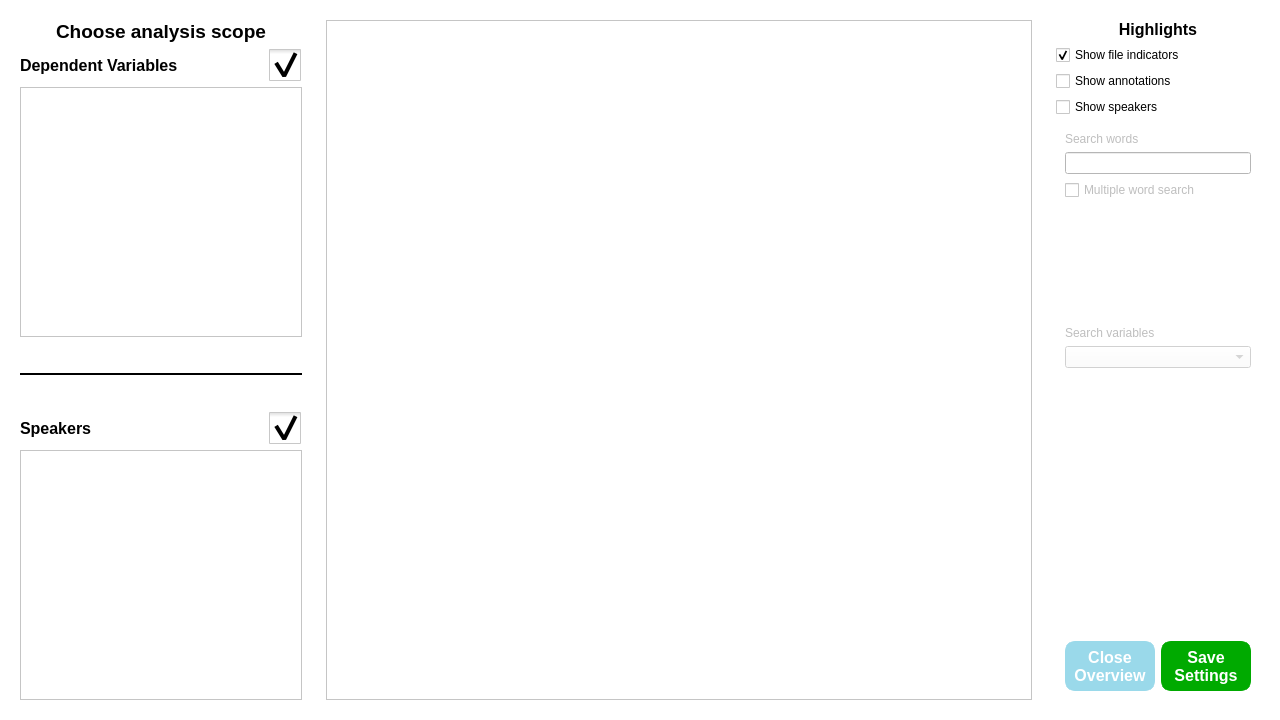
<?xml version="1.0" encoding="UTF-8"?>
<ui version="4.0">
 <class>AnalysisSettingsTab</class>
 <widget class="QWidget" name="AnalysisSettingsTab">
  <property name="geometry">
   <rect>
    <x>0</x>
    <y>0</y>
    <width>1280</width>
    <height>720</height>
   </rect>
  </property>
  <property name="styleSheet">
   <string notr="true">QWidget{
	background-color: white;
}

QPushButton {
    background-color:rgb(154, 217, 234) ;
	color: white;
    min-width: 80px;
	min-height: 40px;
	border-style: solid;
	border-color: rgb(154, 217, 234);
	border-width: 5px;
	border-radius: 10px;
}

QPushButton:pressed {
	background-color:rgb(134, 189, 203) ;
	border-color: rgb(134, 189, 203);
	color: rgb(245, 245, 245);
}

QPushButton:flat {
    border: none; /* no border for a flat push button */
}

QPushButton:default {
    border-color: navy; /* make the default button prominent */
}</string>
  </property>
  <layout class="QGridLayout" name="gridLayout_3">
   <item row="0" column="0">
    <widget class="QWidget" name="widget_analysisscope" native="true">
     <property name="sizePolicy">
      <sizepolicy hsizetype="Preferred" vsizetype="Expanding">
       <horstretch>0</horstretch>
       <verstretch>0</verstretch>
      </sizepolicy>
     </property>
     <property name="minimumSize">
      <size>
       <width>300</width>
       <height>0</height>
      </size>
     </property>
     <layout class="QGridLayout" name="gridLayout_2">
      <item row="0" column="0" colspan="4" alignment="Qt::AlignHCenter">
       <widget class="QLabel" name="label">
        <property name="font">
         <font>
          <pointsize>14</pointsize>
          <bold>true</bold>
         </font>
        </property>
        <property name="text">
         <string>Choose analysis scope</string>
        </property>
       </widget>
      </item>
      <item row="5" column="0">
       <widget class="QLabel" name="label_29">
        <property name="font">
         <font>
          <pointsize>12</pointsize>
          <bold>true</bold>
         </font>
        </property>
        <property name="text">
         <string>Speakers</string>
        </property>
       </widget>
      </item>
      <item row="1" column="3">
       <widget class="QCheckBox" name="checkBox_selectall_dvs">
        <property name="maximumSize">
         <size>
          <width>33</width>
          <height>16777215</height>
         </size>
        </property>
        <property name="styleSheet">
         <string notr="true">QCheckBox {
    /* Increase the size of the checkbox */
    width: 30px; /* Adjust width as needed */
    height: 30px; /* Adjust height as needed */
}

QCheckBox::indicator {
    /* Adjust the size and position of the check indicator */
    width: 28px; /* Adjust width as needed */
    height: 28px; /* Adjust height as needed */
    margin: 2px; /* Adjust margin to center the indicator within the checkbox */
}

QCheckBox::indicator:checked {
    /* Adjust the appearance of the checked indicator */
    image: url(:/images/images/checked_icon.png) /* Specify a custom image if desired */
}

QCheckBox::indicator:unchecked {
    /* Adjust the appearance of the unchecked indicator */
    image: url(:/images/images/unchecked_icon.png); /* Specify a custom image if desired */
}

QCheckBox::indicator:hover {
    /* Adjust the appearance of the hover indicator */
    background-color: lightgray; /* Example: change background color when hovering */
}

QCheckBox::indicator:checked:hover {
    /* Adjust the appearance of the checked checkbox when hovering */
    background-color: rgb(255, 166, 167); /* Example: change background color of checked checkbox when hovering */

}

QCheckBox::indicator:unchecked:hover {
    /* Adjust the appearance of the unchecked checkbox when hovering */
    background-color: lightgreen; /* Example: change background color of unchecked checkbox when hovering */
}

</string>
        </property>
        <property name="text">
         <string/>
        </property>
        <property name="checked">
         <bool>true</bool>
        </property>
       </widget>
      </item>
      <item row="6" column="0" colspan="4">
       <widget class="QScrollArea" name="scrollArea_speakers">
        <property name="minimumSize">
         <size>
          <width>0</width>
          <height>250</height>
         </size>
        </property>
        <property name="verticalScrollBarPolicy">
         <enum>Qt::ScrollBarAlwaysOff</enum>
        </property>
        <property name="widgetResizable">
         <bool>true</bool>
        </property>
        <widget class="QWidget" name="scrollArea_speakercontents">
         <property name="geometry">
          <rect>
           <x>0</x>
           <y>0</y>
           <width>280</width>
           <height>248</height>
          </rect>
         </property>
         <layout class="QGridLayout" name="gridLayout_5"/>
        </widget>
       </widget>
      </item>
      <item row="3" column="0" colspan="4">
       <widget class="Line" name="line">
        <property name="sizePolicy">
         <sizepolicy hsizetype="Minimum" vsizetype="Expanding">
          <horstretch>0</horstretch>
          <verstretch>0</verstretch>
         </sizepolicy>
        </property>
        <property name="frameShadow">
         <enum>QFrame::Plain</enum>
        </property>
        <property name="lineWidth">
         <number>2</number>
        </property>
        <property name="orientation">
         <enum>Qt::Horizontal</enum>
        </property>
       </widget>
      </item>
      <item row="2" column="0" colspan="4" alignment="Qt::AlignTop">
       <widget class="QScrollArea" name="scrollArea_dvs">
        <property name="sizePolicy">
         <sizepolicy hsizetype="Expanding" vsizetype="Expanding">
          <horstretch>0</horstretch>
          <verstretch>0</verstretch>
         </sizepolicy>
        </property>
        <property name="minimumSize">
         <size>
          <width>0</width>
          <height>250</height>
         </size>
        </property>
        <property name="widgetResizable">
         <bool>true</bool>
        </property>
        <widget class="QWidget" name="scrollArea_dvcontents">
         <property name="geometry">
          <rect>
           <x>0</x>
           <y>0</y>
           <width>280</width>
           <height>248</height>
          </rect>
         </property>
         <layout class="QGridLayout" name="gridLayout_4"/>
        </widget>
       </widget>
      </item>
      <item row="1" column="0">
       <widget class="QLabel" name="label_51">
        <property name="font">
         <font>
          <pointsize>12</pointsize>
          <bold>true</bold>
         </font>
        </property>
        <property name="text">
         <string>Dependent Variables</string>
        </property>
       </widget>
      </item>
      <item row="5" column="3">
       <widget class="QCheckBox" name="checkBox_selectall_speakers">
        <property name="maximumSize">
         <size>
          <width>33</width>
          <height>16777215</height>
         </size>
        </property>
        <property name="styleSheet">
         <string notr="true">QCheckBox {
    /* Increase the size of the checkbox */
    width: 30px; /* Adjust width as needed */
    height: 30px; /* Adjust height as needed */
}

QCheckBox::indicator {
    /* Adjust the size and position of the check indicator */
    width: 28px; /* Adjust width as needed */
    height: 28px; /* Adjust height as needed */
    margin: 2px; /* Adjust margin to center the indicator within the checkbox */
}

QCheckBox::indicator:checked {
    /* Adjust the appearance of the checked indicator */
    image: url(:/images/images/checked_icon.png) /* Specify a custom image if desired */
}

QCheckBox::indicator:unchecked {
    /* Adjust the appearance of the unchecked indicator */
    image: url(:/images/images/unchecked_icon.png); /* Specify a custom image if desired */
}

QCheckBox::indicator:hover {
    /* Adjust the appearance of the hover indicator */
    background-color: lightgray; /* Example: change background color when hovering */
}

QCheckBox::indicator:checked:hover {
    /* Adjust the appearance of the checked checkbox when hovering */
    background-color: rgb(255, 166, 167); /* Example: change background color of checked checkbox when hovering */

}

QCheckBox::indicator:unchecked:hover {
    /* Adjust the appearance of the unchecked checkbox when hovering */
    background-color: lightgreen; /* Example: change background color of unchecked checkbox when hovering */
}

</string>
        </property>
        <property name="text">
         <string/>
        </property>
        <property name="checked">
         <bool>true</bool>
        </property>
       </widget>
      </item>
     </layout>
    </widget>
   </item>
   <item row="0" column="1">
    <widget class="QWidget" name="widget_contents" native="true">
     <property name="sizePolicy">
      <sizepolicy hsizetype="Preferred" vsizetype="Expanding">
       <horstretch>1</horstretch>
       <verstretch>0</verstretch>
      </sizepolicy>
     </property>
     <layout class="QVBoxLayout" name="verticalLayout_3">
      <item>
       <widget class="QScrollArea" name="scrollArea_contentdisplay">
        <property name="frameShadow">
         <enum>QFrame::Plain</enum>
        </property>
        <property name="widgetResizable">
         <bool>true</bool>
        </property>
        <widget class="QWidget" name="scrollAreaWidgetContents_contentdisplay">
         <property name="geometry">
          <rect>
           <x>0</x>
           <y>0</y>
           <width>708</width>
           <height>682</height>
          </rect>
         </property>
         <layout class="QGridLayout" name="gridLayout_6">
          <item row="0" column="0">
           <spacer name="horizontalSpacer_2">
            <property name="orientation">
             <enum>Qt::Horizontal</enum>
            </property>
            <property name="sizeType">
             <enum>QSizePolicy::Fixed</enum>
            </property>
            <property name="sizeHint" stdset="0">
             <size>
              <width>20</width>
              <height>20</height>
             </size>
            </property>
           </spacer>
          </item>
         </layout>
        </widget>
       </widget>
      </item>
     </layout>
    </widget>
   </item>
   <item row="0" column="2">
    <widget class="QWidget" name="widget_settings" native="true">
     <property name="sizePolicy">
      <sizepolicy hsizetype="Preferred" vsizetype="Expanding">
       <horstretch>0</horstretch>
       <verstretch>0</verstretch>
      </sizepolicy>
     </property>
     <layout class="QVBoxLayout" name="verticalLayout_4">
      <item>
       <layout class="QVBoxLayout" name="verticalLayout_6">
        <item>
         <widget class="QLabel" name="label_highlights">
          <property name="sizePolicy">
           <sizepolicy hsizetype="Preferred" vsizetype="Maximum">
            <horstretch>0</horstretch>
            <verstretch>0</verstretch>
           </sizepolicy>
          </property>
          <property name="font">
           <font>
            <pointsize>12</pointsize>
            <bold>true</bold>
           </font>
          </property>
          <property name="text">
           <string>Highlights</string>
          </property>
          <property name="alignment">
           <set>Qt::AlignCenter</set>
          </property>
         </widget>
        </item>
        <item>
         <widget class="QCheckBox" name="checkBox_showfileindicators">
          <property name="text">
           <string>Show file indicators</string>
          </property>
          <property name="checked">
           <bool>true</bool>
          </property>
         </widget>
        </item>
        <item>
         <widget class="QCheckBox" name="checkBox_showannotations">
          <property name="text">
           <string>Show annotations</string>
          </property>
         </widget>
        </item>
        <item>
         <widget class="QCheckBox" name="checkBox_showspeakers">
          <property name="text">
           <string>Show speakers</string>
          </property>
         </widget>
        </item>
       </layout>
      </item>
      <item alignment="Qt::AlignTop">
       <widget class="QWidget" name="widget_searchwords" native="true">
        <property name="enabled">
         <bool>false</bool>
        </property>
        <layout class="QVBoxLayout" name="verticalLayout_8">
         <item alignment="Qt::AlignTop">
          <widget class="QLabel" name="label_5">
           <property name="text">
            <string>Search words</string>
           </property>
          </widget>
         </item>
         <item>
          <widget class="QLineEdit" name="lineEdit"/>
         </item>
         <item>
          <widget class="QCheckBox" name="checkBox_multiplewordsearch">
           <property name="text">
            <string>Multiple word search</string>
           </property>
          </widget>
         </item>
        </layout>
       </widget>
      </item>
      <item alignment="Qt::AlignTop">
       <widget class="QWidget" name="widget_searchvars" native="true">
        <property name="enabled">
         <bool>false</bool>
        </property>
        <layout class="QVBoxLayout" name="verticalLayout_7">
         <item>
          <widget class="QLabel" name="label_4">
           <property name="text">
            <string>Search variables</string>
           </property>
          </widget>
         </item>
         <item>
          <widget class="QComboBox" name="comboBox"/>
         </item>
        </layout>
       </widget>
      </item>
      <item alignment="Qt::AlignBottom">
       <widget class="QWidget" name="widget_buttons" native="true">
        <layout class="QHBoxLayout" name="horizontalLayout">
         <item>
          <widget class="QPushButton" name="btn_close_overview">
           <property name="font">
            <font>
             <pointsize>12</pointsize>
             <bold>true</bold>
            </font>
           </property>
           <property name="text">
            <string>Close
Overview</string>
           </property>
          </widget>
         </item>
         <item>
          <widget class="QPushButton" name="btn_save_settings">
           <property name="font">
            <font>
             <pointsize>12</pointsize>
             <bold>true</bold>
            </font>
           </property>
           <property name="styleSheet">
            <string notr="true">QPushButton {
	color: white;
	background-color: rgb(0, 170, 0);
	border-color: rgb(0, 170, 0);
	border-radius: 10px;
}

QPushButton:pressed {
	background-color: rgb(0, 140, 0);
	border-color: rgb(0, 140, 0);
}

QPushButton:disabled{
  background-color: rgb(121, 121, 121);
  border-color: rgb(121, 121, 121);
}</string>
           </property>
           <property name="text">
            <string>Save
Settings</string>
           </property>
          </widget>
         </item>
        </layout>
       </widget>
      </item>
     </layout>
    </widget>
   </item>
  </layout>
 </widget>
 <resources>
  <include location="resources.qrc"/>
 </resources>
 <connections/>
</ui>
